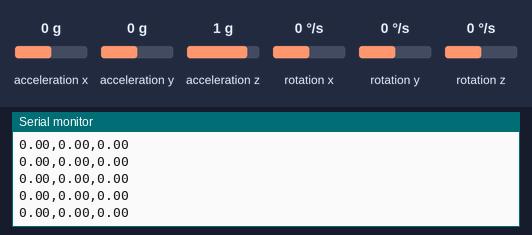
This sketch was run on a simulated Arduino Uno, built with avr-gcc and run on an emulated ATmega328P. On the bench: the last lines printed to the serial monitor. Inputs (shaded band) come from the test bench; at power-on: acceleration x 0 g, rotation z 0 °/s, acceleration y 0 g, acceleration z 1 g, rotation x 0 °/s, rotation y 0 °/s. The sensor or clock chip raises its interrupt line as the real part does.

Above: at 1.7 s.
1.8 s: acceleration x set to -1.4 g
At 2.4 s:
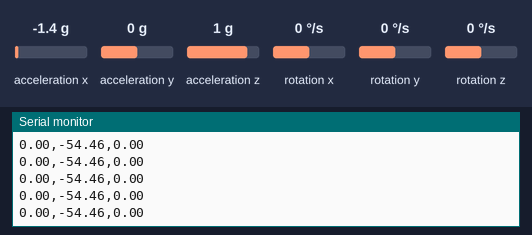
3.3 s: rotation z set to -192 °/s
At 4.0 s:
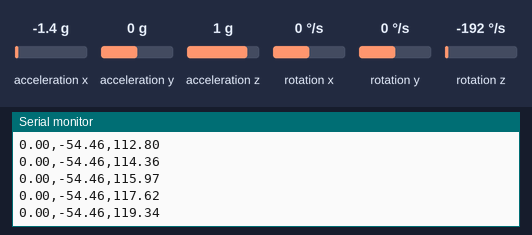
6.3 s: acceleration y set to -1.4 g
At 7.4 s:
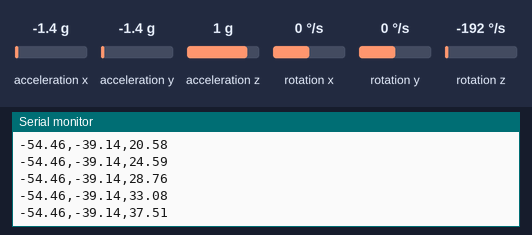
7.8 s: rotation z set to 100 °/s
At 8.7 s:
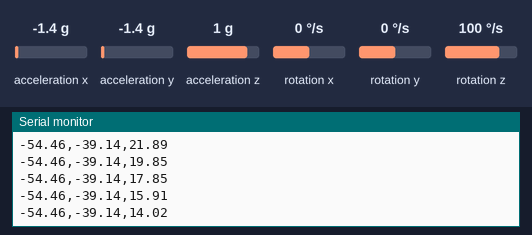
10.8 s: acceleration z set to -1.4 g
At 11.7 s:
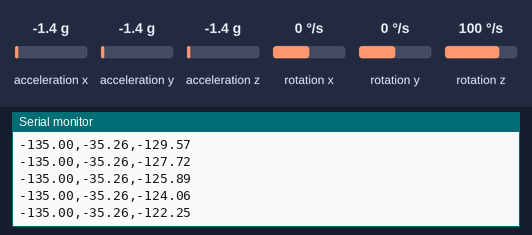
Timing chart, 0 to 13.3 s (numbered marks = the images above; inputs shaded):
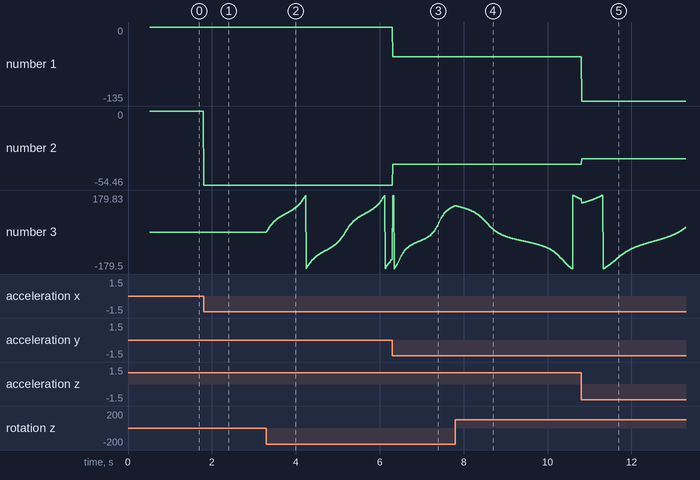

The sketch:

TestMPU.ino
```cpp
// TestMPU.ino
// to be loaded on Arduino Pro Mini
// reads Euler angle data in real time and prints to serial monitor

#include <I2Cdev.h>
#include <Servo.h>
#include <I2C.h>
#include <MPU6050_6Axis_MotionApps20.h>
#include <Wire.h>


MPU6050 mpu;

#define ACCELEROMETER_SENSITIVITY 16384.0
#define GYROSCOPE_SENSITIVITY 131.0
#define SCL A5
#define SDL A4
#define INTERRUPT_PIN 10  // use pin 2 on Arduino Uno & most boards

// MPU control/status vars
bool dmpReady = false;  // set true if DMP init was successful
uint8_t mpuIntStatus;   // holds actual interrupt status byte from MPU
uint8_t devStatus;      // return status after each device operation (0 = success, !0 = error)
uint16_t packetSize;    // expected DMP packet size (default is 42 bytes)
uint16_t fifoCount;     // count of all bytes currently in FIFO
uint8_t fifoBuffer[64]; // FIFO storage buffer

// orientation/motion vars
Quaternion q;           // [w, x, y, z]         quaternion container
VectorFloat gravity;    // [x, y, z]            gravity vector
float ypr[3];           // [yaw, pitch, roll]   yaw/pitch/roll container and gravity vector

int i = 0;

double lastTime = 0;
unsigned long timeChange = 0;
unsigned long now;
unsigned long timeBegin;
unsigned long endTime = 10000; // in millis

volatile bool mpuInterrupt = false;     // indicates whether MPU interrupt pin has gone high
void dmpDataReady() {
    mpuInterrupt = true;
}


void setup() {
  Serial.begin(115200);
  setupMPU();
  Serial.println("roll, pitch, yaw:");
  timeBegin = millis();
}

void loop() {
    processDMPdata();
    exportData();
}


void setupMPU(){
    // join I2C bus (I2Cdev library doesn't do this automatically)
     I2c.begin();
     I2c.timeOut(20);

    Serial.begin(115200);

    // initialize device
    Serial.println(F("Initializing I2C devices..."));
    mpu.initialize();
    pinMode(INTERRUPT_PIN, INPUT);

    // verify connection
    Serial.println(F("Testing device connections..."));
    Serial.println(mpu.testConnection() ? F("MPU6050 connection successful") : F("MPU6050 connection failed"));

    // load and configure the DMP
    Serial.println(F("Initializing DMP..."));
    devStatus = mpu.dmpInitialize();

    // supply your own gyro offsets here, scaled for min sensitivity
    mpu.setXGyroOffset(-12);
    mpu.setYGyroOffset(20);
    mpu.setZGyroOffset(-69);
    mpu.setXAccelOffset(-5679);
    mpu.setYAccelOffset(2988);
    mpu.setZAccelOffset(1532); // 1688 factory default for my test chip

    // make sure it worked (returns 0 if so)
    if (devStatus == 0) {
        // turn on the DMP, now that it's ready
        Serial.println(F("Enabling DMP..."));
        mpu.setDMPEnabled(true);

        // enable Arduino interrupt detection
        Serial.println(F("Enabling interrupt detection (Arduino external interrupt 0)..."));
        attachInterrupt(digitalPinToInterrupt(INTERRUPT_PIN), dmpDataReady, RISING);
        mpuIntStatus = mpu.getIntStatus();

        // set our DMP Ready flag so the main loop() function knows it's okay to use it
        Serial.println(F("DMP ready! Waiting for first interrupt..."));
        dmpReady = true;

        // get expected DMP packet size for later comparison
        packetSize = mpu.dmpGetFIFOPacketSize();
    }
    else {
        // ERROR!
        // 1 = initial memory load failed
        // 2 = DMP configuration updates failed
        // (if it's going to break, usually the code will be 1)
        Serial.print(F("DMP Initialization failed (code "));
        Serial.print(devStatus);
        Serial.println(F(")"));
    }

}

void processDMPdata(){
// if programming failed, don't try to do anything
    if (!dmpReady) return;

    // wait for MPU interrupt or extra packet(s) available
    while (!mpuInterrupt && fifoCount < packetSize) {
        if (mpuInterrupt && fifoCount < packetSize) {
            // try to get out of the infinite loop
            fifoCount = mpu.getFIFOCount();
        }
        // other program behavior stuff here
        // .
        // if you are really paranoid you can frequently test in between other
        // stuff to see if mpuInterrupt is true, and if so, "break;" from the
        // while() loop to immediately process the MPU data
        // .
    }

    // reset interrupt flag and get INT_STATUS byte
    mpuInterrupt = false;
    mpuIntStatus = mpu.getIntStatus();

    // get current FIFO count
    fifoCount = mpu.getFIFOCount();

    // check for overflow (this should never happen unless our code is too inefficient)
    if ((mpuIntStatus & 0x10) || fifoCount == 1024) {
        // reset so we can continue cleanly
        mpu.resetFIFO();
    }
    // otherwise, check for DMP data ready interrupt (this should happen frequently)
    else if (mpuIntStatus & 0x02) {
        // wait for correct available data length, should be a VERY short wait
        while (fifoCount < packetSize) fifoCount = mpu.getFIFOCount();

        // read a packet from FIFO
        mpu.getFIFOBytes(fifoBuffer, packetSize);

        // track FIFO count here in case there is > 1 packet available
        // (this lets us immediately read more without waiting for an interrupt)
        fifoCount -= packetSize;

        // display Euler angles in degrees
        mpu.dmpGetQuaternion(&q, fifoBuffer);
        mpu.dmpGetGravity(&gravity, &q);
        mpu.dmpGetYawPitchRoll(ypr, &q, &gravity);
    }
}

void exportData()
{
    Serial.print(ypr[2]*180/M_PI);
    Serial.print(",");
    Serial.print(ypr[1]*180/M_PI);
    Serial.print(",");
    Serial.println(ypr[0]*180/M_PI);
}
```

Measured:
- after the input at 1.8 s, the serial monitor: prints a new line at once (image 1)
- after the input at 3.3 s, the serial monitor: prints a new line at once (image 2)
- plotted number 2: 0 → -54.46 after the input at 1.8 s
- plotted number 3: 0 → -131.14 after the input at 3.3 s
